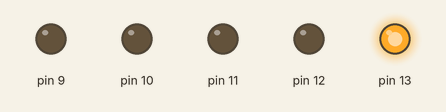
Bench run of a sketch on a simulated Arduino Uno, built with avr-gcc and run on an emulated ATmega328P. On the bench: output pins drawn as LEDs (lit = HIGH).

Above: at 0.1 s.
At 0.5 s:
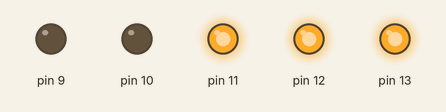
At 0.9 s:
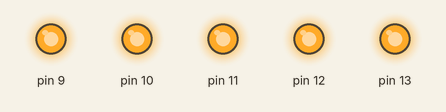
At 1.9 s:
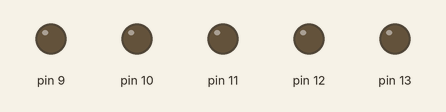
At 3.1 s:
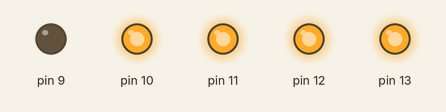
At 4.3 s:
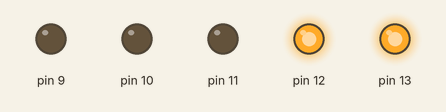
Timing chart, 0 to 4.6 s (numbered marks = the images above):
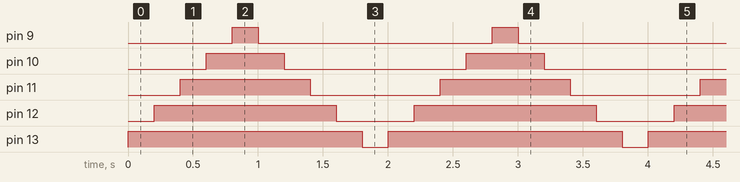

Measured:
- by itself, pin 9: alternates HIGH for 0.20 s and LOW for 1.8 s
- by itself, pin 10: alternates HIGH for 0.60 s and LOW for 1.4 s
- by itself, pin 11: alternates HIGH for 1.0 s and LOW for 1.0 s
- by itself, pin 12: alternates HIGH for 1.4 s and LOW for 0.60 s
- by itself, pin 13: alternates HIGH for 1.8 s and LOW for 0.20 s

The sketch:

LED5.ino
```cpp
 int LED1 = 13 ;
 int LED2 = 12 ;
 int LED3 = 11 ;
 int LED4 = 10 ;
 int LED5 = 9 ;

 int time = 200;

void setup() {
  // initialize the digital pin as an output.
  for(int i = 13; i > 8; i--)
  {
   pinMode(i,OUTPUT);
  }
}

void loop() {
    for(int i = 13; i > 8; i--)
  {
  digitalWrite(i, HIGH);
  delay(time);
  }

  for(int i = 9; i < 14; i++)
  {
  digitalWrite(i, LOW);
  delay(time);
 }

}
```
